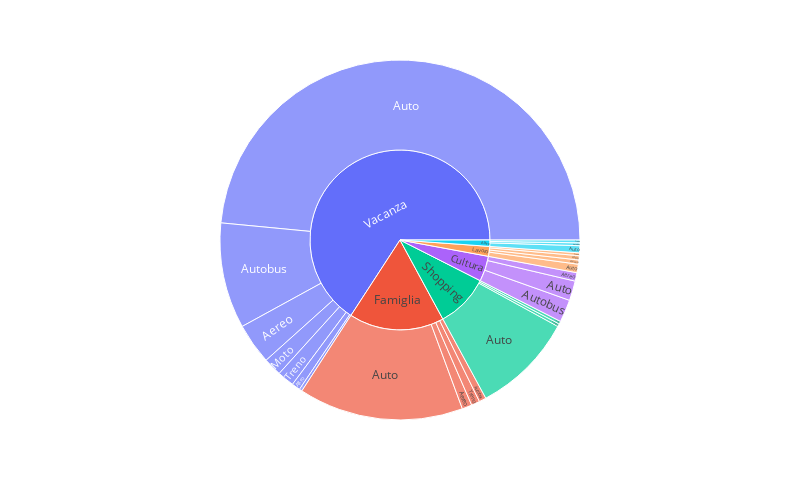

The cell this chart's notebook holds for it:
### Code cell
#Creazione Dashboard
new_data = data[data['DEST_EIE' ]== 2]
new_data
fig = px.sunburst(new_data, path=['Motivo del Viaggio','Mezzo di Trasporto'], width=800, height=500)

fig.show()
# SUNBURST
#TODO mostrare che per lavoro si preferisce mezzi pubblici

### Figure 1 — Plotly figure (JSON) as saved in the notebook; plotly's stock layout.template omitted (floating-point values rounded to 4 significant figures)
{"data": [{"branchvalues": "total", "domain": {"x": [0, 1], "y": [0, 1]}, "hovertemplate": "labels=%{label}<br>count=%{value}<br>parent=%{parent}<br>id=%{id}<extra></extra>", "ids": ["Cultura/Aereo", "Famiglia/Aereo", "Lavoro/Aereo", "Vacanza/Aereo", "Lavoro/Altro", "Vacanza/Altro", "Altro/Auto", "Cultura/Auto", "Famiglia/Auto", "Lavoro/Auto", "Shopping/Auto", "Vacanza/Auto", "Altro/Autobus", "Cultura/Autobus", "Famiglia/Autobus", "Shopping/Autobus", "Vacanza/Autobus", "Vacanza/Moto", "Vacanza/Nave", "Altro/Treno", "Famiglia/Treno", "Lavoro/Treno", "Shopping/Treno", "Vacanza/Treno", "Altro", "Cultura", "Famiglia", "Lavoro", "Shopping", "Vacanza"], "labels": ["Aereo", "Aereo", "Aereo", "Aereo", "Altro", "Altro", "Auto", "Auto", "Auto", "Auto", "Auto", "Auto", "Autobus", "Autobus", "Autobus", "Autobus", "Autobus", "Moto", "Nave", "Treno", "Treno", "Treno", "Treno", "Treno", "Altro", "Cultura", "Famiglia", "Lavoro", "Shopping", "Vacanza"], "name": "", "parents": ["Cultura", "Famiglia", "Lavoro", "Vacanza", "Lavoro", "Vacanza", "Altro", "Cultura", "Famiglia", "Lavoro", "Shopping", "Vacanza", "Altro", "Cultura", "Famiglia", "Shopping", "Vacanza", "Vacanza", "Vacanza", "Altro", "Famiglia", "Lavoro", "Shopping", "Vacanza", "", "", "", "", "", ""], "type": "sunburst", "values": [6, 7, 3, 29, 3, 6, 5, 14, 117, 6, 72, 383, 2, 16, 5, 2, 75, 13, 2, 2, 6, 2, 2, 12, 9, 36, 135, 14, 76, 520]}], "layout": {"height": 500, "legend": {"tracegroupgap": 0}, "margin": {"t": 60}, "width": 800}}
